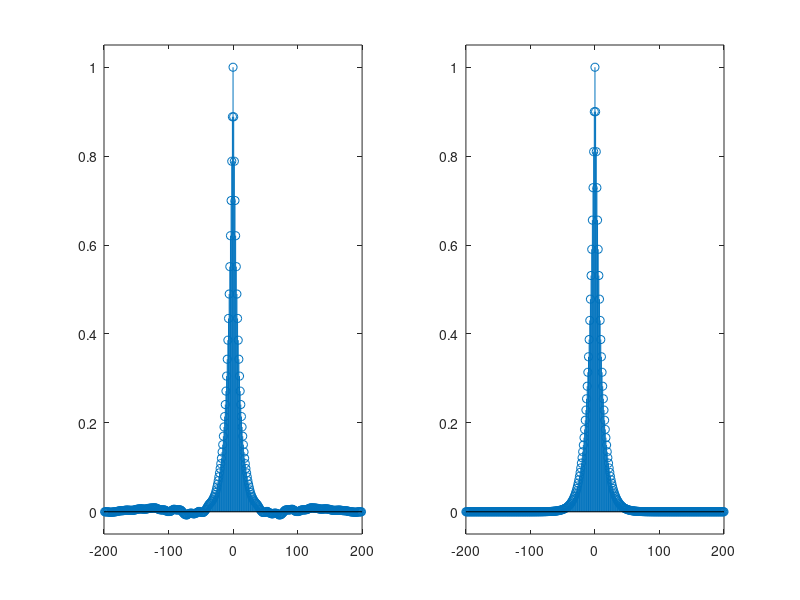
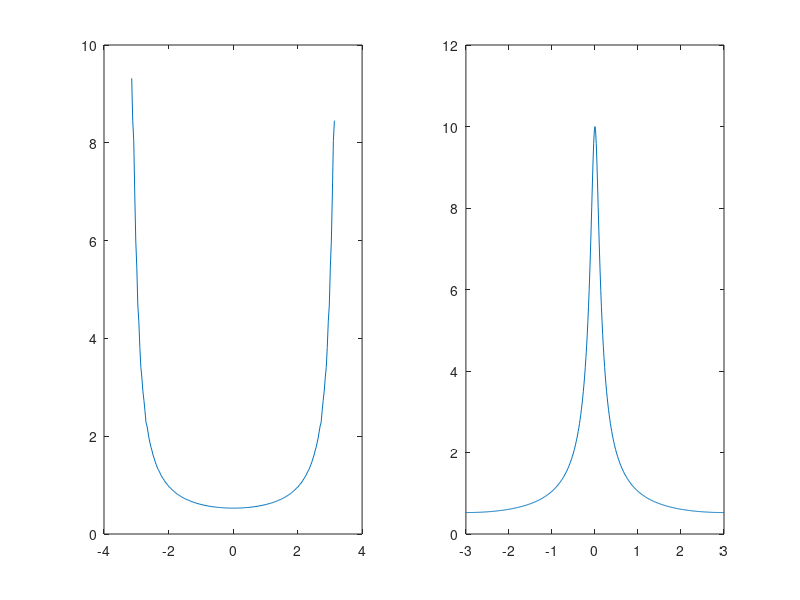
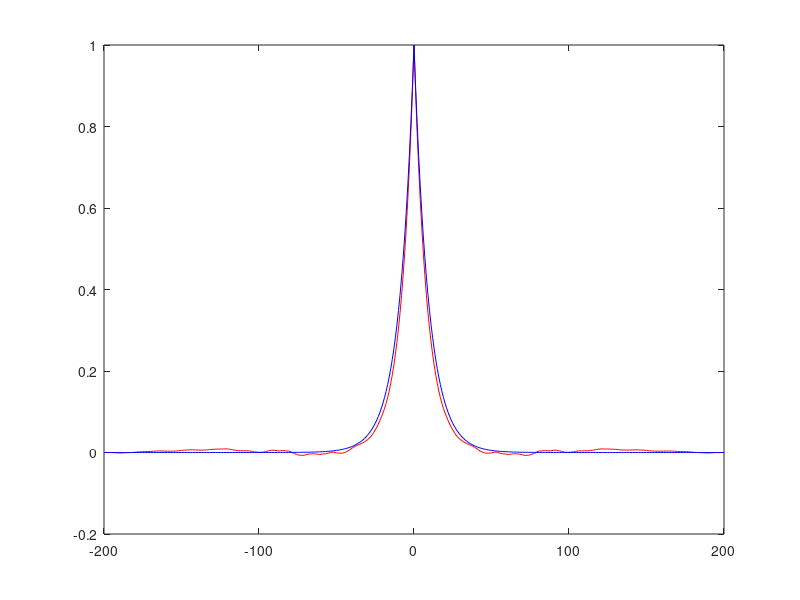
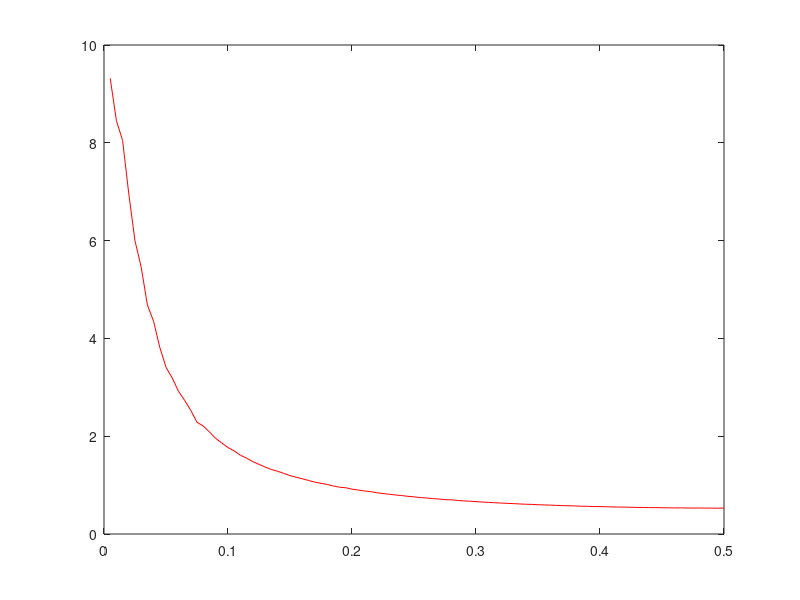

Source code (MATLAB) for these figures, in order:
%% Plot of the autocorrelation function and corresponding power spectral density for the generated signal with rho = 0.9
N = 200;
l = -N:1:N;
rho = 0.9;
Rxx = rho.^abs(l);

%figure;
%stem(l,Rxx),title('Autocorrelation of Gaussian AR(1)-process'),xlabel('l'),ylabel('Rxx')
w = -pi:0.005*pi:pi;

sigma_x = 1;
Sxx = sigma_x./(1-rho*exp(-1i.*w));
%figure;
v = -3:6/(length(Sxx)-1):3;
%plot(v,abs(Sxx)),title('Power Spectral Density of Gaussian AR(1)-process'),xlabel('w'),ylabel('Sxx');


n = 0:1:N;
rxx = 0;
avgN = 1000;
for i = 1:avgN
    e = sqrt(1-rho^2)*randn(1,N);
    x = filter(1,[1 -rho],e);
    rxx = rxx+ xcorr(x, 'coeff');
end
rxx = rxx*(1/avgN);
l1 = -(N-1):1:N-1;

figure(1)
subplot(1,2,1),stem(l1,rxx), axis([-N, N, -0.05, 1.05]);
subplot(1,2,2),stem(l,Rxx), axis([-N, N, -0.05, 1.05]);

figure(3)
plot(l1, rxx, 'r', l, Rxx, 'b');

sxx = fft(rxx,N);
m = -pi:2*pi/(length(sxx)-1):pi;
figure(2)
subplot(1,2,1),plot(m,abs(sxx));
subplot(1,2,2),plot(v,abs(Sxx));

figure(4)
pSxx = abs(Sxx(find(max(abs(Sxx)) == Sxx):end));
psxx = abs(sxx(1:ceil(length(sxx)/2)));
xSxx = 0.5/length(pSxx):0.5/length(pSxx):0.5;
xsxx = 0.5/length(psxx):0.5/length(psxx):0.5;
plot(xsxx, psxx, 'r');
hold on;
plot(xSxx, pSxx, 'b');


